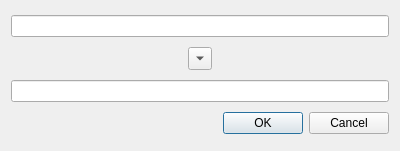
<?xml version="1.0" encoding="UTF-8"?>
<ui version="4.0">
 <class>Dialog</class>
 <widget class="QDialog" name="Dialog">
  <property name="geometry">
   <rect>
    <x>0</x>
    <y>0</y>
    <width>400</width>
    <height>151</height>
   </rect>
  </property>
  <property name="windowTitle">
   <string>Notizen</string>
  </property>
  <layout class="QVBoxLayout" name="verticalLayout">
   <item>
    <widget class="QLineEdit" name="auto_line">
     <property name="toolTip">
      <string>&lt;html&gt;&lt;head/&gt;&lt;body&gt;&lt;p&gt;automatisch erstellter Sortiername&lt;/p&gt;&lt;/body&gt;&lt;/html&gt;</string>
     </property>
     <property name="readOnly">
      <bool>true</bool>
     </property>
    </widget>
   </item>
   <item>
    <layout class="QHBoxLayout" name="horizontalLayout">
     <item>
      <spacer name="horizontalSpacer">
       <property name="orientation">
        <enum>Qt::Horizontal</enum>
       </property>
       <property name="sizeHint" stdset="0">
        <size>
         <width>40</width>
         <height>20</height>
        </size>
       </property>
      </spacer>
     </item>
     <item>
      <widget class="QToolButton" name="take_auto">
       <property name="toolTip">
        <string>&lt;html&gt;&lt;head/&gt;&lt;body&gt;&lt;p&gt;automatischen Namen übernehmen&lt;/p&gt;&lt;/body&gt;&lt;/html&gt;</string>
       </property>
       <property name="text">
        <string>...</string>
       </property>
       <property name="arrowType">
        <enum>Qt::DownArrow</enum>
       </property>
      </widget>
     </item>
     <item>
      <spacer name="horizontalSpacer_2">
       <property name="orientation">
        <enum>Qt::Horizontal</enum>
       </property>
       <property name="sizeHint" stdset="0">
        <size>
         <width>40</width>
         <height>20</height>
        </size>
       </property>
      </spacer>
     </item>
    </layout>
   </item>
   <item>
    <widget class="QLineEdit" name="current_line">
     <property name="toolTip">
      <string>&lt;html&gt;&lt;head/&gt;&lt;body&gt;&lt;p&gt;aktueller Sortiername&lt;/p&gt;&lt;/body&gt;&lt;/html&gt;</string>
     </property>
    </widget>
   </item>
   <item>
    <widget class="QDialogButtonBox" name="buttonBox">
     <property name="orientation">
      <enum>Qt::Horizontal</enum>
     </property>
     <property name="standardButtons">
      <set>QDialogButtonBox::Cancel|QDialogButtonBox::Ok</set>
     </property>
    </widget>
   </item>
  </layout>
 </widget>
 <resources/>
 <connections>
  <connection>
   <sender>buttonBox</sender>
   <signal>accepted()</signal>
   <receiver>Dialog</receiver>
   <slot>accept()</slot>
   <hints>
    <hint type="sourcelabel">
     <x>248</x>
     <y>254</y>
    </hint>
    <hint type="destinationlabel">
     <x>157</x>
     <y>274</y>
    </hint>
   </hints>
  </connection>
  <connection>
   <sender>buttonBox</sender>
   <signal>rejected()</signal>
   <receiver>Dialog</receiver>
   <slot>reject()</slot>
   <hints>
    <hint type="sourcelabel">
     <x>316</x>
     <y>260</y>
    </hint>
    <hint type="destinationlabel">
     <x>286</x>
     <y>274</y>
    </hint>
   </hints>
  </connection>
 </connections>
</ui>
